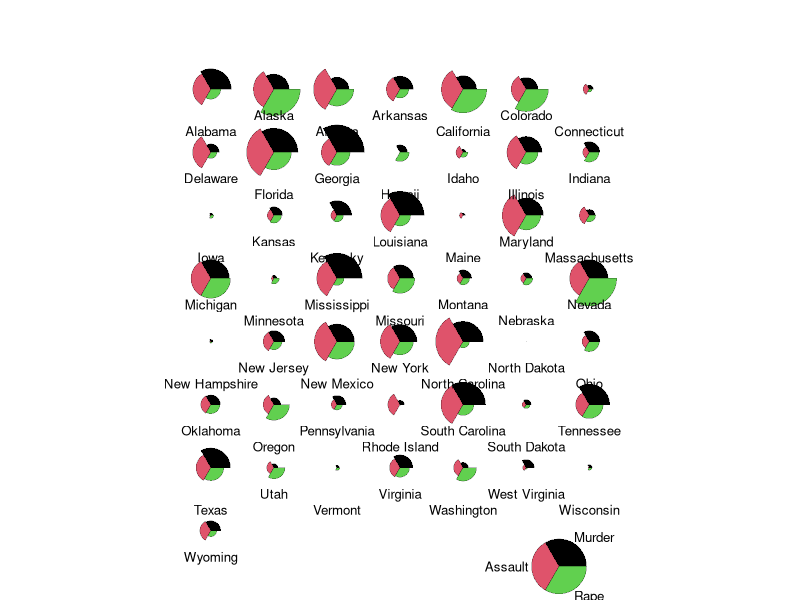
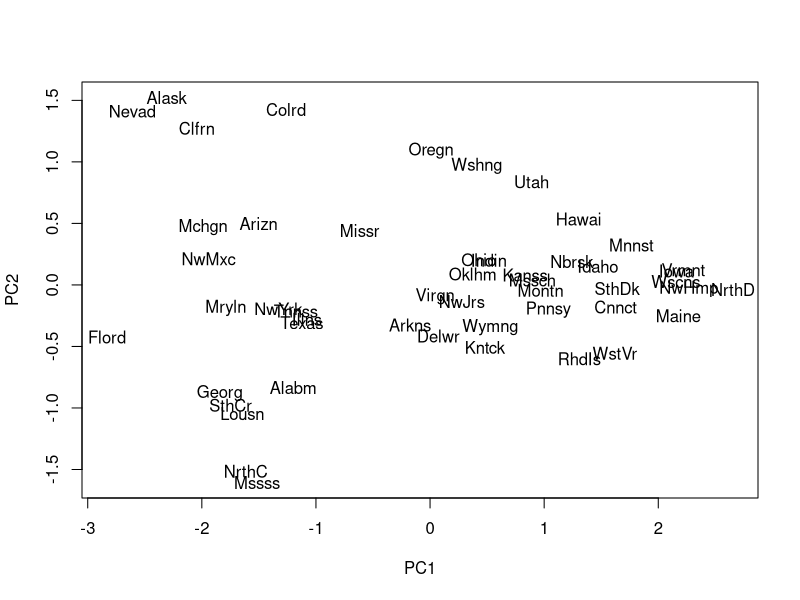

These figures' R source, in order:
#(a)
  
?USArrests

#(b)
data <- USArrests

dat <- as.matrix(USArrests[,c("Murder","Assault","Rape")])

    
#(c)

stars(dat,draw.segments = TRUE, key.loc = c(15,1))

# Compared to the other states, there are only a few cases 
# of murder and rape and an average number of assaults in Rhode 
# Island. North Dakota is the state with the lowest number of 
# crimes overall, the lengths of all segments are 0.
  
  
#(d)
    
summary(dat)

# Since PC1 is in the direction of the largest variance we would 
# expect the variable Assault to get the	largest loadings for PC1.
  
  
#(e)

pc <- prcomp(dat, scale=FALSE)
pc$rotation

#Yes, the variable Assault clearly gets the largest loadings for PC1. 
# Note: There is a cutoff in the princomp function which is by default 
# at 0.1. If a loading is below that cutoff, it only shows blank 
# spaces in the output.
    
#(f) From now on we work with scaled data.

pc <- prcomp(dat, scale=TRUE)
pc$rotation
    
# PC1 is a weighted average of the three violence measures 
# (PC1=-0.583 Murder - 0.608 Assault - 0.539 Rape). States with 
# a large number of crimes have a large negative score of PC1.
    
#(g) 
pc$rotation[,2]
   
# The states with a high PC2 score are states with a low 
# number of Rape and at the same time high number of Murder.
    
#(h)

summary(pc)
    
# PC1 and PC2 explain approximately $94\%$ of the total variance.
    
#(i)
   
cor(pc$x[,1], pc$x[,2]) #they are uncorrelated!
    
 
plot(pc$x[,2]~pc$x[,1], pch="", ylab="PC2", xlab="PC1")
text(pc$x[,1],pc$x[,2],abbreviate(row.names(dat),5))
    
      
#(j)
# As the loadings for PC1 are all negative, the most violent state according to PC1 is Florida and the least violent one North Dakota. The state with the highest PC2 score is Mississippi. The same conclusions can be drawn from the star plot: Florida's star plot has very large segments for Assault and Murder with Rape being a slightly smaller segment, North Dakota's segments aren't
# even visible, as it has the smallest values for all three variables among all states and thus, the length	of the segments is equal to zero. The segment for Murder in the star plot of Mississippi is very large compared to
# the one for Rape. States which are close together in this plot as for example Alaska, Nevada and California (i.e. have similar scores for PC1 and PC2) also look very similar in the star plot. States that are far apart have very different shapes in the star plot.
